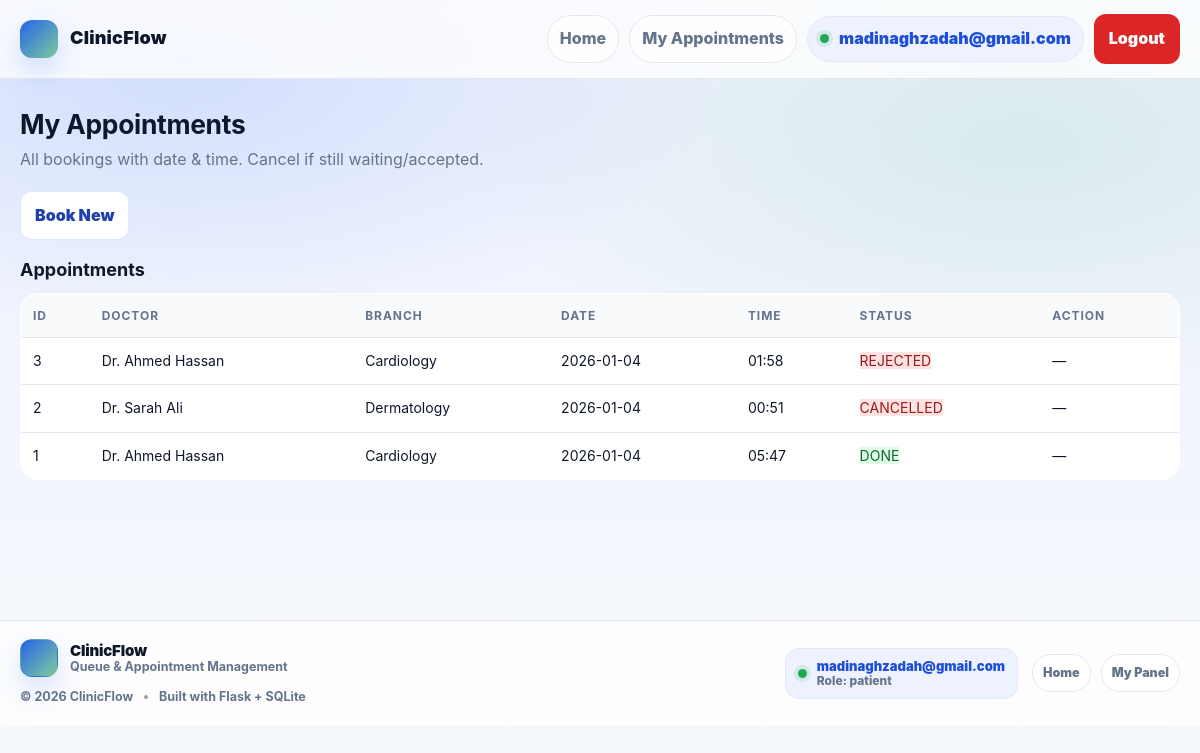
Page /patient/dashboard (signed in) on the committed database.
### tables this page shows
CREATE TABLE appointments (
  id INTEGER PRIMARY KEY AUTOINCREMENT,
  patient_id INTEGER NOT NULL,
  doctor_id INTEGER NOT NULL,
  status TEXT NOT NULL DEFAULT 'WAITING',
  note TEXT,
  appt_date TEXT,
  appt_time TEXT,
  created_at INTEGER DEFAULT (strftime('%s','now')),
  responded_at INTEGER,
  completed_at INTEGER,
  FOREIGN KEY(patient_id) REFERENCES users(id) ON DELETE CASCADE,
  FOREIGN KEY(doctor_id) REFERENCES doctors(id) ON DELETE CASCADE
);

CREATE TABLE doctors (
  id INTEGER PRIMARY KEY AUTOINCREMENT,
  user_id INTEGER UNIQUE,
  name TEXT NOT NULL,
  branch TEXT NOT NULL,
  experience INTEGER NOT NULL,
  address TEXT NOT NULL,
  status TEXT NOT NULL DEFAULT 'AVAILABLE',
  email TEXT UNIQUE,
  password TEXT
);

### routes/patient_routes.py (the view)
@patient_bp.route("/dashboard")
def dashboard():
    if not _require_patient():
        return redirect("/login?next=/patient/dashboard")
    db = get_db()
    rows = db.execute("""
        SELECT
            a.id, a.status, a.created_at, a.responded_at, a.completed_at,
            a.appt_date, a.appt_time, a.note,
            d.name AS doctor_name, d.branch, d.address
        FROM appointments a
        JOIN doctors d ON d.id = a.doctor_id
        WHERE a.patient_id = ?
        ORDER BY a.id DESC
    """, (session["user_id"],)).fetchall()
    return render_template("patient_panel.html", appointments=rows)

### database.py (called while the page is built)
def get_db():
    if "db" not in g:
        conn = sqlite3.connect(DB_PATH)
        conn.row_factory = sqlite3.Row
        conn.execute("PRAGMA foreign_keys = ON")
        g.db = conn
    return g.db

### routes/patient_routes.py (called while the page is built)
def _require_patient():
    return session.get("user_id") and session.get("role") == "patient"

### templates/patient_panel.html (shortened to what this page needs)
{% extends "base.html" %}
{% block content %}
<div class="hero fade-up">
  <div class="hero-box">
    <div class="hero-inner">
      <div>
        <h1>My Appointments</h1>
        <p class="subtitle">All bookings with date & time. Cancel if still waiting/accepted.</p>
      </div>
      <div class="hero-actions">
        <a class="btn btn-outline" href="/">Book New</a>
      </div>
    </div>
  </div>
</div>
<div class="card pop" style="margin-top:16px;">
  <div class="card-pad">
    <h2>Appointments</h2>
    {% if appointments and appointments|length > 0 %}
      <table class="table">
        <thead>
          <tr>
            <th>ID</th>
            <th>Doctor</th>
            <th>Branch</th>
            <th>Date</th>
            <th>Time</th>
            <th>Status</th>
            <th>Action</th>
          </tr>
        </thead>
        <tbody>
        {% for a in appointments %}
          <tr>
            <td>{{ a.id }}</td>
            <td>{{ a.doctor_name }}</td>
            <td>{{ a.branch }}</td>
            <td>{{ a.appt_date }}</td>
            <td>{{ a.appt_time }}</td>
            <td>
              {% if a.status == "DONE" %}<span class="badge ok">DONE</span>{% endif %}
              {% if a.status == "REJECTED" %}<span class="badge danger">REJECTED</span>{% endif %}
              {% if a.status == "CANCELLED" %}<span class="badge danger">CANCELLED</span>{% endif %}
            </td>
            <td>
              {% if a.status in ["WAITING","ACCEPTED"] %}
                <a class="btn btn-danger" href="/patient/cancel/{{ a.id }}">Cancel</a>
              {% else %}
                <span class="small">—</span>
              {% endif %}
            </td>
          </tr>
        {% endfor %}
        </tbody>
      </table>
    {% else %}
      <p class="subtitle">No appointments yet.</p>
    {% endif %}
  </div>
</div>
{% endblock %}

### static/style.css (style rules this page uses)
:root { --bg: #f6f8fb; --bg2:#eef2ff; --card:#ffffff; --text:#0f172a; --muted:#64748b; --muted2:#94a3b8; --border:#e5e7eb; --border2:#dbeafe; --primary:#2563eb; --primary2:#1e40af; --success:#16a34a; --warning:#f59e0b; --danger:#dc2626; --radius:16px; --radius2:22px; --shadow: 0 14px 30px rgba(2,8,23,.08); --shadow2: 0 22px 60px rgba(2,8,23,.10); --container: 1180px; --ease: cubic-bezier(.2,.8,.2,1); }
* { box-sizing:border-box; }
html,body { height:100%; }
body { margin:0; font-family: Inter, system-ui, -apple-system, Segoe UI, Roboto, Arial, sans-serif; color:var(--text); background: radial-gradient(900px 420px at 15% 10%, rgba(37,99,235,.14), transparent 60%), radial-gradient(900px 420px at 85% 18%, rgba(22,163,74,.10), transparent 62%), linear-gradient(180deg, var(--bg2), var(--bg)); line-height:1.6; overflow-x:hidden; }
a { color:inherit;text-decoration:none; }
.fade-up { animation:fadeUp .35s var(--ease) both; }
.pop { animation:pop .35s var(--ease) both; }
.btn { display:inline-flex; align-items:center; justify-content:center; gap:10px; padding: 11px 14px; border-radius: 12px; border: 1px solid transparent; background: var(--primary); color: #fff; font-weight:900; cursor:pointer; transition: background .18s var(--ease), transform .12s var(--ease), filter .18s var(--ease); }
.btn-outline { background:#ffffff; color: var(--primary2); border:1px solid var(--border2); }
h1 { margin:0 0 8px; font-size: clamp(26px, 2.2vw, 40px); line-height:1.15; letter-spacing:-.3px; }
h2 { margin:0 0 8px; font-size: clamp(18px, 1.5vw, 26px); }
.subtitle { color: var(--muted); margin: 0 0 18px; }
.hero-actions { display:flex; gap:10px; flex-wrap:wrap; align-items:center; }
.table { width:100%; border-collapse:collapse; border-radius: 18px; overflow:hidden; border:1px solid var(--border); background:#ffffff; }
.table th,.table td { padding:12px; border-bottom:1px solid var(--border); text-align:left; font-size:14px; }
.table th { font-size:12px; text-transform:uppercase; letter-spacing:.08em; color: var(--muted); background:#f8fafc; }
.badge.ok { background:#dcfce7;color:#166534;border-color:#bbf7d0; }
.badge.danger { background:#fee2e2;color:#991b1b;border-color:#fecaca; }

### rows in the picture
appointments: id "3", doctor_name "Dr. Ahmed Hassan", branch "Cardiology", appt_date "2026-01-04", appt_time "01:58", status "REJECTED"
appointments: id "2", doctor_name "Dr. Sarah Ali", branch "Dermatology", appt_date "2026-01-04", appt_time "00:51", status "CANCELLED"
appointments: id "1", doctor_name "Dr. Ahmed Hassan", branch "Cardiology", appt_date "2026-01-04", appt_time "05:47", status "DONE"

### other values in the picture
{{ session.get("email") }} "madinaghzadah@gmail.com"
{{ 2026 }} "2026"
{{ session.get("role") }} "patient"
